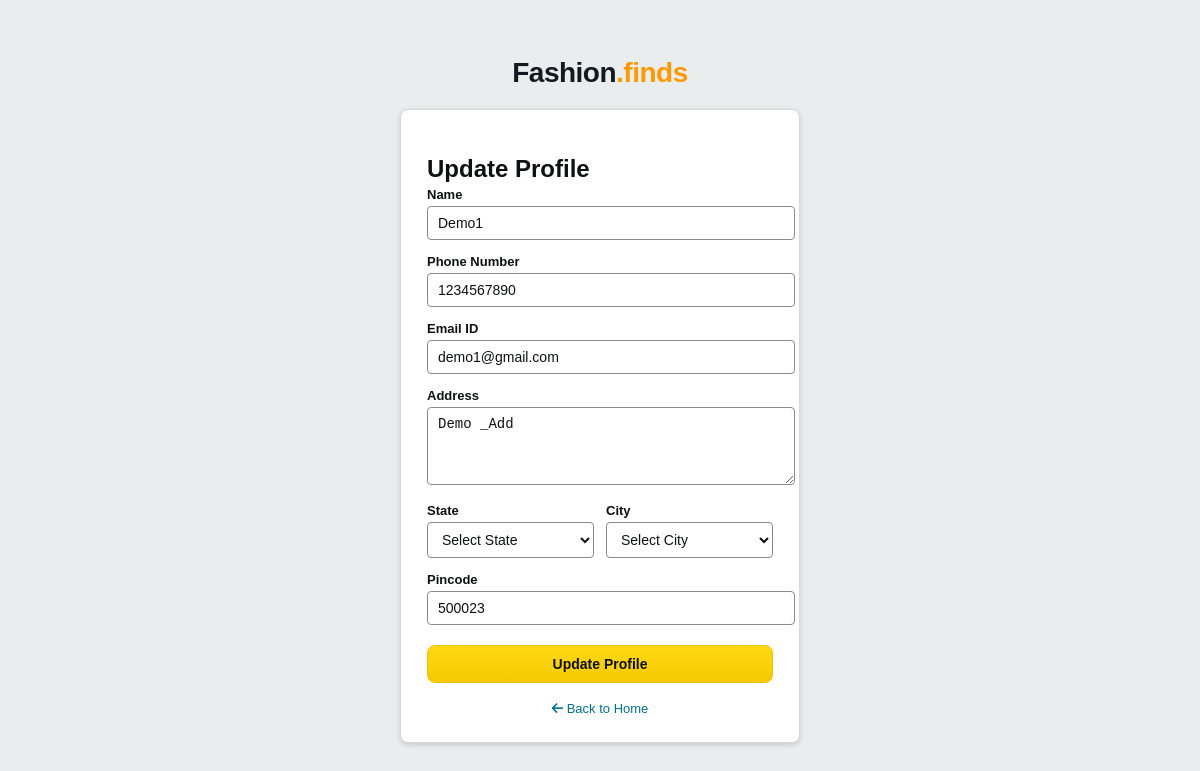
/auth/update-profile (signed in), run on the app's committed database.
### app/models.py (models this page shows, shortened)
class User(db.Model, UserMixin):
    __tablename__ = 'users'
    id = db.Column(db.Integer, primary_key=True)
    name = db.Column(db.String(100), nullable=False)
    phone = db.Column(db.String(15), nullable=False)
    email = db.Column(db.String(100), unique=True, nullable=False)
    password = db.Column(db.String(255), nullable=False)
    address = db.Column(db.Text, nullable=False)
    state = db.Column(db.String(50), nullable=False)
    city = db.Column(db.String(50), nullable=False)
    pincode = db.Column(db.String(10), nullable=False)
    reset_token = db.Column(db.String(255), nullable=True)
    reset_token_expiry = db.Column(db.DateTime, nullable=True)
    approved = db.Column(db.Boolean, default=False)
    role = db.Column(db.String(10), nullable=False)

### app/auth.py (the view, shortened to what this page needs)
@auth_bp.route("/update-profile", methods=["GET", "POST"])
@login_required
def update_profile():
    return render_template("update_profile.html")

### app/templates/update_profile.html (shortened to what this page needs)
<!DOCTYPE html>
<html lang="en">
<head>
    <link rel="stylesheet" href="https://cdnjs.cloudflare.com/ajax/libs/font-awesome/6.4.0/css/all.min.css">
    <link rel="stylesheet" href="{{ url_for('static', filename='css/auth.css') }}">
</head>
<body class="auth-body">
    <div class="auth-container">
        <div class="auth-logo">
            <a href="{{ url_for('views.homepage') }}">Fashion<span>.finds</span></a>
        </div>
        <div class="auth-card">
            <h2 class="auth-title">Update Profile</h2>
            <form id="updateProfileForm" method="POST">
                <div class="auth-form-group">
                    <label for="name">Name</label>
                    <input type="text" id="name" name="name" value="{{ current_user.name }}" required>
                </div>
                <div class="auth-form-group">
                    <label for="phone">Phone Number</label>
                    <input type="tel" id="phone" name="phone" value="{{ current_user.phone }}" required>
                </div>
                <div class="auth-form-group">
                    <label for="email">Email ID</label>
                    <input type="email" id="email" name="email" value="{{ current_user.email }}" required readonly disabled>
                </div>
                <div class="auth-form-group">
                    <label for="address">Address</label>
                    <textarea id="address" name="address" rows="3" required>{{ current_user.address }}</textarea>
                </div>
                <div class="auth-form-row">
                    <div class="auth-form-group">
                        <label for="state">State</label>
                        <select id="state" name="state" required><option value="">Select State</option></select>
                    </div>
                    <div class="auth-form-group">
                        <label for="city">City</label>
                        <select id="city" name="city" required><option value="">Select City</option></select>
                    </div>
                </div>
                <div class="auth-form-group">
                    <label for="pincode">Pincode</label>
                    <input type="text" id="pincode" name="pincode" value="{{ current_user.pincode }}" required>
                </div>
                <button type="submit" class="auth-btn">Update Profile</button>
            </form>
            <div class="auth-footer">
                <a href="{{ url_for('views.homepage') }}"><i class="fas fa-arrow-left"></i> Back to Home</a>
            </div>
        </div>
    </div>
</body>
</html>

### app/static/css/auth.css (style rules this page uses)
.auth-body { font-family: "Arial", "Helvetica Neue", Helvetica, sans-serif; background-color: #EAEDED; margin: 0; padding: 0; min-height: 100vh; display: flex; align-items: center; justify-content: center; }
.auth-container { width: 100%; max-width: 400px; padding: 20px; }
.auth-logo { text-align: center; margin-bottom: 20px; }
.auth-logo a { font-size: 28px; font-weight: 800; color: #131921; text-decoration: none; letter-spacing: -0.5px; }
.auth-logo a span { color: #FF9900; }
.auth-card { background: #fff; border: 1px solid #D5D9D9; border-radius: 8px; padding: 26px; box-shadow: 0 2px 5px rgba(15, 17, 17, 0.15); }
.auth-title { font-size: 24px; font-weight: 700; color: #0F1111; margin-bottom: 4px; }
.auth-form-group { margin-bottom: 14px; }
.auth-form-group label { display: block; font-size: 13px; font-weight: 700; color: #0F1111; margin-bottom: 4px; }
.auth-form-group input, .auth-form-group textarea, .auth-form-group select { width: 100%; padding: 8px 10px; font-size: 14px; border: 1px solid #888C8C; border-radius: 4px; outline: none; transition: border-color 0.15s, box-shadow 0.15s; background: #fff; color: #0F1111; }
.auth-form-group textarea { resize: vertical; min-height: 60px; }
.auth-form-row { display: grid; grid-template-columns: 1fr 1fr; gap: 12px; }
.auth-btn { width: 100%; padding: 10px; font-size: 14px; font-weight: 600; color: #0F1111; background: linear-gradient(to bottom, #FFD814, #F7CA00); border: 1px solid #F2C200; border-radius: 8px; cursor: pointer; margin-top: 6px; text-decoration: none; transition: background 0.15s; }
.auth-footer { text-align: center; margin-top: 18px; font-size: 13px; }
.auth-footer a { color: #007185; text-decoration: none; }

### data on the page
User: name "Demo1", phone "1234567890", email "demo1@gmail.com", address "Demo _Add", pincode "500023"
